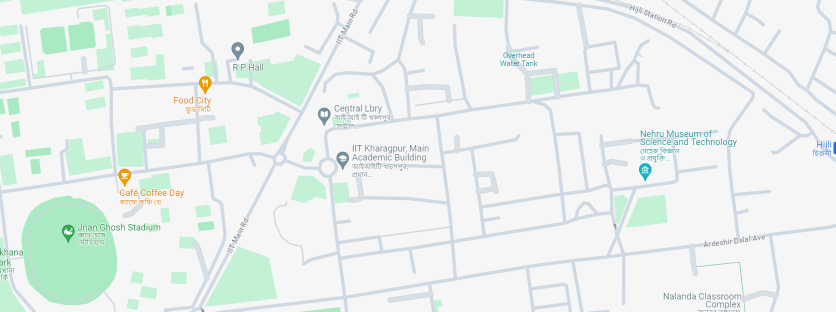
#> input picture map_image.png, 1671 x 623 px (shown at 1/2 size)
$ python global_planner.py
#> lines starting #> are read from the running program, lines starting #| are printed output that depends on the picture; after the words box and inside, x2 and y2 are one past the last pixel; in counts of white or black regions, pixels touching at a corner belong together
import cv2
import random
import numpy as np
import matplotlib.pyplot as plt

class treeNode():
    def __init__(self, locationX, locationY):
        self.locationX = locationX
        self.locationY = locationY
        self.children = []
        self.parent = None

class RRTAlgorithm():
    def __init__(self, start, goal, grid, stepSize):
        self.randomTree = treeNode(start[0], start[1])
        self.goal = treeNode(goal[0], goal[1])
        self.nearestNode = None
        self.rho = stepSize
        self.grid = grid
        self.path_distance = 0
        self.nearestDist = 10000
        self.numWaypoints = 0
        self.Waypoints = []

    def addChild (self, locationX, locationY):
        if(locationX==self.goal.locationX):
            self.nearestNode.children.append(self.goal)
            self.goal.parent = self.nearestNode
        else:
            tempNode = treeNode(locationX, locationY)
            self.nearestNode.children.append(tempNode)
            tempNode.parent = self.nearestNode

    def sampleAPoint(self):
        x = random.randint(0, grid.shape[1]-1)
        y = random.randint(0, grid.shape[0]-1)
        point = np.array([x, y])
        return point

    def steerToPoint(self, locationStart, locationEnd):
        offset = self.rho*self.unitVector(locationStart, locationEnd)
        point = np.array([locationStart.locationX + offset[0], locationStart.locationY + offset[1]])
        if point[0] >= grid.shape[1]:
            point[0] = grid.shape[1]-1
        if point[1] >= grid.shape[0]:
            point[1] = grid.shape[0]-1
        return point

    #check if obstacle lies between the start node and end point of the edge
    def isInObstacle(self, locationStart, locationEnd):
        u_hat = self.unitVector(locationStart, locationEnd)
        testPoint = np.array([0.0, 0.0])
        for i in range(self.rho):
            testPoint[0] = locationStart.locationX + i*u_hat[0]
            testPoint[1] = locationStart.locationY + i*u_hat[1]
            #check if testPoint lies within obstacle
            if self.grid[int(round(testPoint[1])),int(round(testPoint[0]))] == 0:
                return True
        return False

    #find unit vector between a node and an end point which form a vector
    def unitVector(self, locationStart, locationEnd):
        v = np.array([locationEnd[0] - locationStart.locationX, locationEnd [1] - locationStart.locationY])
        u_hat = v/np.linalg.norm(v)
        return u_hat

    #find the nearest node from a given unconnected point (Euclidean distance)
    def findNearest (self, root, point):
        if not root:
            return
        dist = self.distance(root, point)
        if dist <= self.nearestDist:
            self.nearestNode = root
            self.nearestDist = dist
        for child in root.children:
            self.findNearest(child, point)
        pass

    #find euclidean distance between a node and an XY point
    def distance(self, node1, point):
        dist = np.sqrt((node1.locationX - point[0])**2 + (node1.locationY - point[1])**2)
        return dist

    #check if the goal has been reached within step size
    def goalFound(self, point):
        if self.distance(self.goal, point) <=self.rho:
            return True
        pass

    #reset nearestNode and nearest Distance
    def resetNearestValues (self):
        self.nearestNode = None
        self.nearestDist = 10000

    #trace the path from goal node to start node
    def retraceRRTPath(self, goal):
        #end the recursion when goal node reaches the start node
        if (goal.locationX == self.randomTree.locationX):
            return
        self.numWaypoints += 1
        #insert currentPoint to the Waypoints array from the beginning
        currentPoint = np.array([goal.locationX, goal.locationY])
        self.Waypoints.insert(0, currentPoint)
        self.path_distance += self.rho
        self.retraceRRTPath(goal.parent)

#Loading the image
gray_image = cv2.imread("map_image.png", 0)
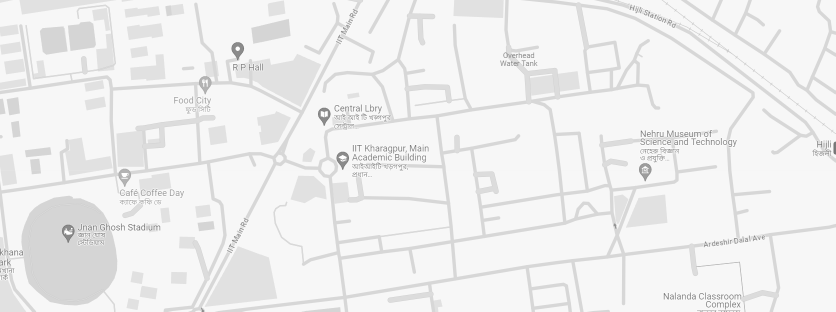
#> gray_image: shape (623, 1671) (shown at 1/2 size); min 102, max 255, mean 239.2

# making binary
threshold_value = 220
_, inverted_binary_map = cv2.threshold(gray_image, threshold_value, 255, cv2.THRESH_BINARY)
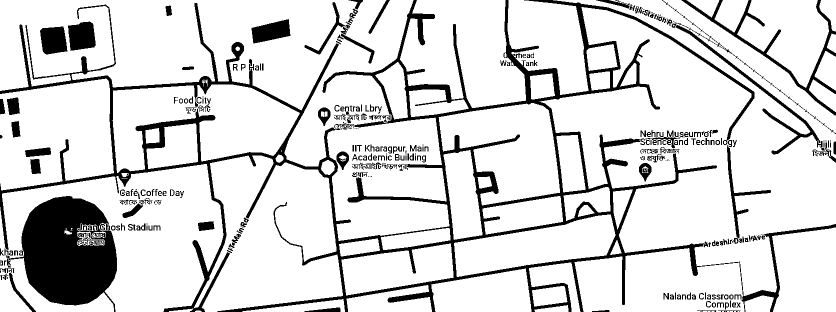
#> inverted_binary_map: shape (623, 1671) (shown at 1/2 size); 84.6% white; 325 black regions (68 under 20 px), largest, box (x1, y1, x2, y2) and area: (0, 0, 1671, 623) 86433, (12, 392, 234, 623) 32126, (1363, 0, 1671, 231) 5338

grid = cv2.bitwise_not(inverted_binary_map)
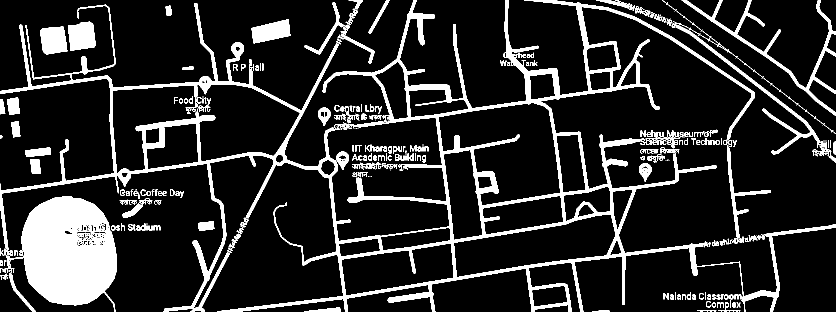
#> grid: shape (623, 1671) (shown at 1/2 size); 15.4% white; 325 white regions (68 under 20 px), largest, box (x1, y1, x2, y2) and area: (0, 0, 1671, 623) 86433, (12, 392, 234, 623) 32126, (1363, 0, 1671, 231) 5338

# Define parameters
start = np.array([264, 345])  # Starting point
goal = np.array([635, 336])  # Goal point

stepSize = 15
goalRegion = plt.Circle((goal[0], goal[1]), stepSize, color='b', fill = False)

fig = plt.figure("RRT Algorithm")
plt.imshow(grid, cmap='gray')
plt.plot(start[0], start[1], 'ro')
plt.plot(goal[0], goal[1], 'bo')
ax = fig.gca()
ax.add_patch(goalRegion)
plt.xlabel('X-axis $(m)$')
plt.ylabel('Y-axis $(m)$')

#Begin
rrt = RRTAlgorithm (start, goal, grid, stepSize)
i=1
while True:
    #Reset nearest values
    rrt.resetNearestValues()
    print("Iteration: ",i)
    i+=1
    #algorithm begins here
    point = rrt.sampleAPoint()
#> (the run stopped early here; a loop or call above may not have finished)
